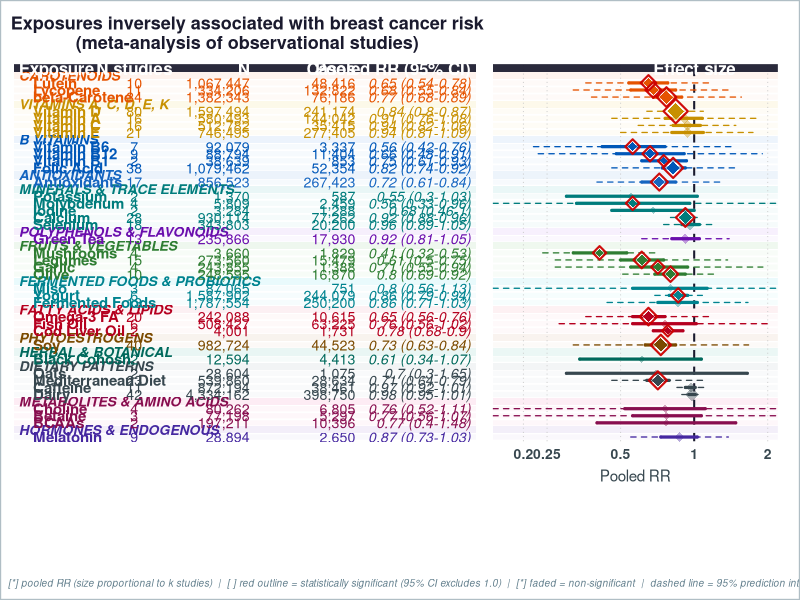
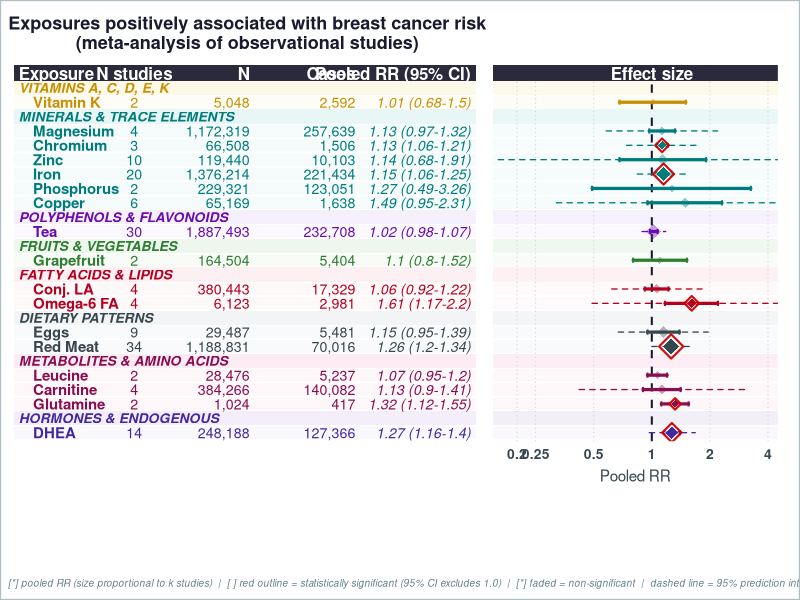
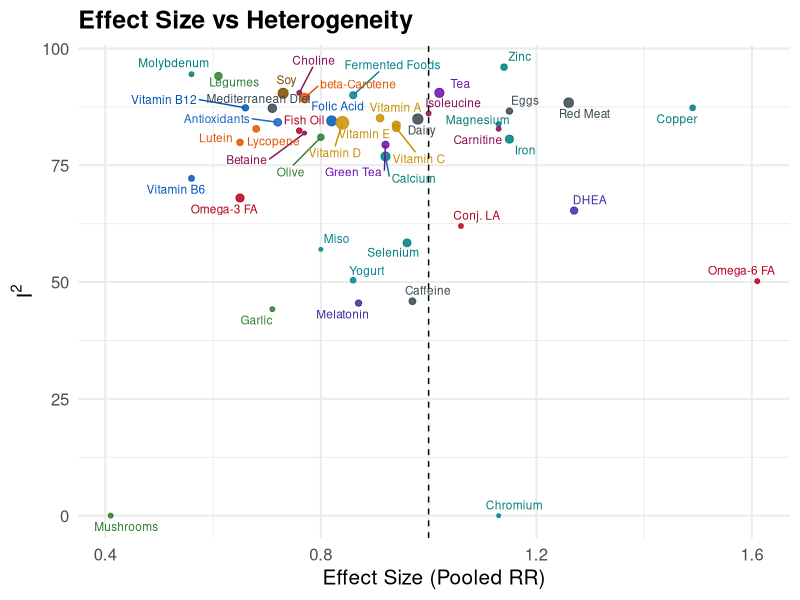
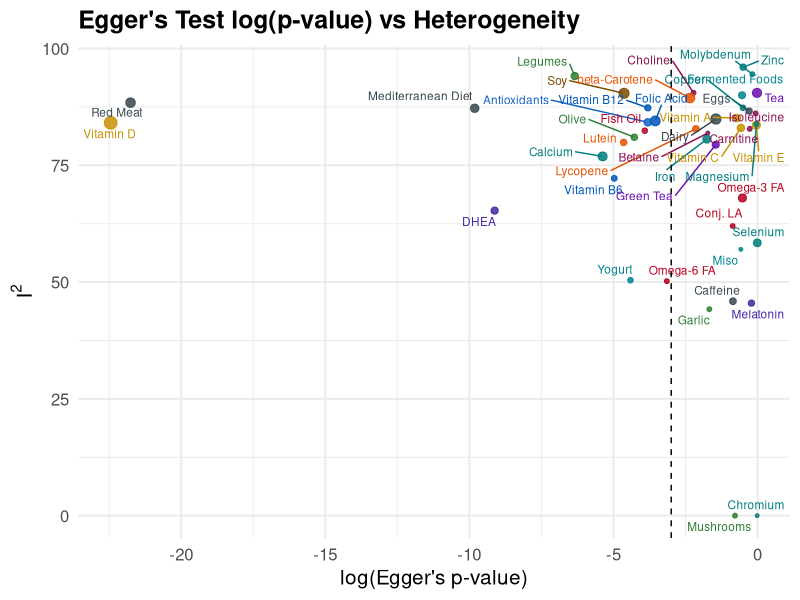

Generate these figures, in order, with R:
# =============================================================================
# Combined analysis plots — Forest plots + Scatter diagnostic plots
# Data: exposures_meta_analysis_final_combined.xlsx
# =============================================================================

library(tidyverse)
library(scales)
library(readxl)
library(stringr)
library(cowplot)
library(ggtext)
library(ggrepel)
library(patchwork)

for (pkg in c("ggtext", "cowplot", "ggrepel", "patchwork")) {
  if (!requireNamespace(pkg, quietly = TRUE)) install.packages(pkg)
}

output_dir <- "."
dir.create(output_dir, showWarnings = FALSE, recursive = TRUE)

# =============================================================================
# 1. Read & clean data
# =============================================================================

raw <- read_excel("exposures_meta_analysis_final_combined.xlsx")

# Standardise column names
names(raw) <- c(
  "Exposure", "n_studies", "pooled_es_num",
  "ci_low", "ci_high",
  "pi_low", "pi_high",
  "I2", "eggers_p",
  "Total_N", "N_cases"
)

dat_clean <- raw %>%
  mutate(
    # Reconstruct a display string  "OR (low–high)" for the table column
    pooled_ci_lab = paste0(
      pooled_es_num,
      " (", ci_low, "-", ci_high, ")"
    ),
    N_lab     = comma(Total_N),
    Cases_lab = comma(N_cases),
    sig = ifelse((ci_high < 1 | ci_low > 1), "Significant", "Not significant"),
    direction = case_when(
      pooled_es_num < 1 ~ "Protective",
      pooled_es_num > 1 ~ "Harmful",
      TRUE              ~ "Neutral"
    )
  )

# =============================================================================
# 2. Group mapping, order & colour palettes  (unchanged from original)
# =============================================================================

group_map <- tribble(
  ~Exposure,                  ~Group,
  "eggs",                     "Dietary Patterns",
  "dairy",                    "Dietary Patterns",
  "red_meat",             "Dietary Patterns",
  "fermented_foods",          "Fermented Foods & Probiotics",
  "skyr",                     "Fermented Foods & Probiotics",
  "hemp_seeds",               "Fatty Acids & Lipids",
  "kefir",                    "Fermented Foods & Probiotics",
  "legumes",                  "Fruits & Vegetables",
  "chia_seeds",               "Fatty Acids & Lipids",
  "oats",                     "Dietary Patterns",
  "flax",                     "Phytoestrogens",
  "vitamin_b2",               "B Vitamins",
  "cesium",                   "Minerals & Trace Elements",
  "quercetin",                "Polyphenols & Flavonoids",
  "vitamin_b6",               "B Vitamins",
  "fish_oil",                 "Fatty Acids & Lipids",
  "grape",                    "Fruits & Vegetables",
  "lutein",                   "Carotenoids",
  "molybdenum",               "Minerals & Trace Elements",
  "garlic",                   "Fruits & Vegetables",
  "lycopene",                 "Carotenoids",
  "soy",                      "Phytoestrogens",
  "pantothenic_acid",         "B Vitamins",
  "resveratrol",              "Polyphenols & Flavonoids",
  "vitamin_a",                "Vitamins A, C, D, E, K",
  "vitamin_b1",               "B Vitamins",
  "mediterranean_diet",       "Dietary Patterns",
  "cod_liver_oil",            "Fatty Acids & Lipids",
  "antioxidants",             "Antioxidants",
  "betaine",                  "Metabolites & Amino Acids",
  "beta-carotene",            "Carotenoids",
  "choline",                  "Metabolites & Amino Acids",
  "magnesium",                "Minerals & Trace Elements",
  "olive",                    "Fruits & Vegetables",
  "vitamin_c",                "Vitamins A, C, D, E, K",
  "flaxseed",                 "Phytoestrogens",
  "iodine",                   "Minerals & Trace Elements",
  "green_tea",                "Polyphenols & Flavonoids",
  "mushrooms",                "Fruits & Vegetables",
  "calcium",                  "Minerals & Trace Elements",
  "copper",                   "Minerals & Trace Elements",
  "folic_acid",               "B Vitamins",
  "selenium",                 "Minerals & Trace Elements",
  "potassium",                "Minerals & Trace Elements",
  "vitamin_b12",              "B Vitamins",
  "tea",                      "Polyphenols & Flavonoids",
  "mineral_supplements",      "Minerals & Trace Elements",
  "papaya",                   "Fruits & Vegetables",
  "bcaas",                    "Metabolites & Amino Acids",
  "vitamin_e",                "Vitamins A, C, D, E, K",
  "vitamin_d",                "Vitamins A, C, D, E, K",
  "omega-3_fatty_acids",      "Fatty Acids & Lipids",
  "caffeine",                 "Dietary Patterns",
  "leucine",                  "Metabolites & Amino Acids",
  "iron",                     "Minerals & Trace Elements",
  "isoleucine",               "Metabolites & Amino Acids",
  "protein_intake",           "Metabolites & Amino Acids",
  "conjugated_linoleic_acid", "Fatty Acids & Lipids",
  "grapefruit",               "Fruits & Vegetables",
  "creatine",                 "Metabolites & Amino Acids",
  "chromium",                 "Minerals & Trace Elements",
  "glutamine",                "Metabolites & Amino Acids",
  "melatonin",                "Hormones & Endogenous",
  "vitamin_k",                "Vitamins A, C, D, E, K",
  "zinc",                     "Minerals & Trace Elements",
  "carnitine",                "Metabolites & Amino Acids",
  "dehydroepiandrosterone",   "Hormones & Endogenous",
  "cannabidiol",              "Herbal & Botanical",
  "phosphorus",               "Minerals & Trace Elements",
  "ginseng",                  "Herbal & Botanical",
  "vitamin_b3",               "B Vitamins",
  "omega-6_fatty_acids",      "Fatty Acids & Lipids",
  "ginkgo",                   "Herbal & Botanical",
  "coenzyme_q10",             "Antioxidants",
  "sauerkraut",               "Fermented Foods & Probiotics",
  "red_clover",               "Phytoestrogens",
  "black_cohosh",             "Herbal & Botanical",
  "n-acetylcysteine",         "Antioxidants",
  "miso",                     "Fermented Foods & Probiotics",
  "non-alcoholic_fermented_foods", "Fermented Foods & Probiotics",
  "manganese",                "Minerals & Trace Elements",
  "yogurt",                   "Fermented Foods & Probiotics",
  "glucosamine",              "Metabolites & Amino Acids",
  "sage",                     "Herbal & Botanical",
  "pickled_vegetables",       "Fermented Foods & Probiotics",
  "lactobacillus",            "Fermented Foods & Probiotics"
)

group_order <- c(
  "Carotenoids",
  "Vitamins A, C, D, E, K",
  "B Vitamins",
  "Antioxidants",
  "Minerals & Trace Elements",
  "Polyphenols & Flavonoids",
  "Fruits & Vegetables",
  "Fermented Foods & Probiotics",
  "Fatty Acids & Lipids",
  "Phytoestrogens",
  "Herbal & Botanical",
  "Dietary Patterns",
  "Metabolites & Amino Acids",
  "Hormones & Endogenous"
)

group_colors <- c(
  "B Vitamins"               = "#0057B8",
  "Carotenoids"              = "#E55300",
  "Minerals & Trace Elements"= "#007C7C",
  "Fruits & Vegetables"      = "#2E7D32",
  "Vitamins A, C, D, E, K"     = "#C79000",
  "Polyphenols & Flavonoids" = "#6A0DAD",
  "Fermented Foods & Probiotics" = "#00838F",
  "Fatty Acids & Lipids"     = "#B5001F",
  "Phytoestrogens"           = "#7B4A00",
  "Dietary Patterns"         = "#37474F",
  "Herbal & Botanical"       = "#00695C",
  "Metabolites & Amino Acids"= "#880E4F",
  "Hormones & Endogenous"    = "#4527A0",
  "Antioxidants"             = "#1565C0",
  "Other"                    = "#424242"
)

group_bg <- c(
  "B Vitamins"               = "#E3EEFA",
  "Carotenoids"              = "#FDEEE6",
  "Minerals & Trace Elements"= "#DFF2F2",
  "Fruits & Vegetables"      = "#E6F4E6",
  "Vitamins A, C, D, E, K"     = "#FBF6E0",
  "Polyphenols & Flavonoids" = "#F2E8FB",
  "Fermented Foods & Probiotics" = "#E0F7FA",
  "Fatty Acids & Lipids"     = "#FBEAED",
  "Phytoestrogens"           = "#F5EDE6",
  "Dietary Patterns"         = "#ECEFF1",
  "Herbal & Botanical"       = "#E0F2EF",
  "Metabolites & Amino Acids"= "#FCE4EF",
  "Hormones & Endogenous"    = "#EDE7F6",
  "Antioxidants"             = "#E3EEF9",
  "Other"                    = "#F5F5F5"
)

missing_group_map <- setdiff(unique(dat_clean$Exposure), group_map$Exposure)
if (length(missing_group_map) > 0) {
  stop(
    "Missing exposure group mapping for: ",
    paste(sort(missing_group_map), collapse = ", ")
  )
}

# =============================================================================
# 3. Helper: pretty exposure labels
# =============================================================================

prettify_exposure <- function(x) {
  x %>%
    str_replace_all("_", " ") %>%
    str_to_title() %>%
    str_replace("Bcaas",                   "BCAAs") %>%
    str_replace("Beta-Carotene",            "beta-Carotene") %>%
    str_replace("Omega-3 Fatty Acids",      "Omega-3 FA") %>%
    str_replace("Omega-6 Fatty Acids",      "Omega-6 FA") %>%
    str_replace("Conjugated Linoleic Acid", "Conj. LA") %>%
    str_replace("Mineral Supplements",      "Minerals") %>%
    str_replace("Dehydroepiandrosterone",   "DHEA")
}

# =============================================================================
# 4. Forest plot helpers  (identical logic to original)
# =============================================================================

prepare_dat <- function(dat_clean, dir) {
  dat_clean %>%
    filter(n_studies > 1) %>%
    left_join(group_map, by = "Exposure") %>%
    mutate(
      Group          = replace_na(Group, "Other"),
      Exposure_label = prettify_exposure(Exposure),
      Group          = factor(Group, levels = c(group_order, "Other"))
    ) %>%
    filter(direction == dir) %>%
    arrange(Group, pooled_es_num) %>%
    mutate(row = row_number())
}

build_plot_rows <- function(df) {
  groups_present <- df %>%
    group_by(Group) %>%
    summarise(n = n(), .groups = "drop") %>%
    arrange(match(Group, c(group_order, "Other")))
  
  plot_row   <- integer(nrow(df))
  label_rows <- list()
  current_row <- 1
  
  for (i in seq_len(nrow(groups_present))) {
    grp   <- as.character(groups_present$Group[i])
    n_grp <- groups_present$n[i]
    
    label_rows[[i]] <- tibble(plot_row = current_row, Group = grp, is_label = TRUE)
    current_row <- current_row + 1
    
    idx <- which(as.character(df$Group) == grp)
    plot_row[idx] <- seq(current_row, current_row + n_grp - 1)
    current_row <- current_row + n_grp
  }
  
  df$plot_row <- plot_row
  list(df = df, labels = bind_rows(label_rows), total_rows = current_row - 1)
}

# ---- Table panel ----
make_table_panel <- function(df, label_df, total_rows, title_text, fs = 3.8) {
  header_y <- 0
  y_lim    <- c(total_rows + 0.6, -0.65)
  
  ggplot() +
    geom_rect(data = df,
              aes(ymin = plot_row - 0.5, ymax = plot_row + 0.5,
                  xmin = -0.05, xmax = 4.75, fill = as.character(Group)),
              alpha = 0.30, inherit.aes = FALSE) +
    scale_fill_manual(values = group_bg, guide = "none") +
    geom_hline(yintercept = seq(0.5, total_rows + 0.5, 1),
               color = "white", linewidth = 0.6) +
    geom_rect(data = label_df,
              aes(ymin = plot_row - 0.5, ymax = plot_row + 0.5,
                  xmin = -0.05, xmax = 4.75, fill = Group),
              alpha = 0.70, inherit.aes = FALSE) +
    geom_text(data = label_df,
              aes(x = 0.0, y = plot_row, label = toupper(Group), color = Group),
              hjust = 0, size = fs - 0.3, fontface = "bold.italic", inherit.aes = FALSE) +
    scale_color_manual(values = group_colors, guide = "none") +
    geom_text(data = df,
              aes(x = 0.15, y = plot_row, label = Exposure_label,
                  color = as.character(Group)),
              hjust = 0, size = fs, fontface = "bold", inherit.aes = FALSE) +
    geom_text(data = df,
              aes(x = 1.2, y = plot_row, label = as.character(n_studies),
                  color = as.character(Group)),
              hjust = 0.5, size = fs - 0.2, inherit.aes = FALSE) +
    geom_text(data = df,
              aes(x = 2.4, y = plot_row, label = N_lab,
                  color = as.character(Group)),
              hjust = 1, size = fs - 0.2, inherit.aes = FALSE) +
    geom_text(data = df,
              aes(x = 3.5, y = plot_row, label = Cases_lab,
                  color = as.character(Group)),
              hjust = 1, size = fs - 0.2, inherit.aes = FALSE) +
    geom_text(data = df,
              aes(x = 4.7, y = plot_row, label = pooled_ci_lab,
                  color = as.character(Group)),
              hjust = 1, size = fs - 0.2, fontface = "italic", inherit.aes = FALSE) +
    annotate("rect",
             xmin = -0.05, xmax = 4.75, ymin = -0.60, ymax = 0.50,
             fill = "#1A1A2E", alpha = 0.93) +
    annotate("text", x = 0.0, y = header_y, label = "Exposure",
             hjust = 0, fontface = "bold", size = fs + 0.5, color = "white") +
    annotate("text", x = 1.2, y = header_y, label = "N studies",
             hjust = 0.5, fontface = "bold", size = fs + 0.5, color = "white") +
    annotate("text", x = 2.4, y = header_y, label = "N",
             hjust = 1, fontface = "bold", size = fs + 0.5, color = "white") +
    annotate("text", x = 3.5, y = header_y, label = "Cases",
             hjust = 1, fontface = "bold", size = fs + 0.5, color = "white") +
    annotate("text", x = 4.7, y = header_y, label = "Pooled RR (95% CI)",
             hjust = 1, fontface = "bold", size = fs + 0.5, color = "white") +
    scale_x_continuous(limits = c(-0.05, 4.8), expand = c(0, 0)) +
    scale_y_continuous(limits = y_lim, trans = "reverse", expand = c(0, 0)) +
    labs(title = title_text) +
    theme_void() +
    theme(
      plot.title      = element_text(face = "bold", hjust = 0.5, size = 13,
                                     color = "#1A1A2E", margin = margin(b = 8, t = 4)),
      plot.background = element_rect(fill = "white", color = NA),
      plot.margin     = margin(8, 4, 8, 10)
    )
}

# ---- Forest panel ----
make_forest_panel <- function(df, label_df, total_rows, xlim_max = 2.5, fs = 3.8) {
  header_y <- 0
  y_lim    <- c(total_rows + 0.6, -0.65)
  # Forest panel x-axis settings
  xlim_min <- 0.15
  x_breaks_all <- c(0.2, 0.25, 0.5, 1, 2, 4)
  x_breaks <- x_breaks_all[x_breaks_all >= xlim_min & x_breaks_all <= xlim_max]
  ggplot() +
    geom_rect(data = df,
              aes(ymin = plot_row - 0.5, ymax = plot_row + 0.5,
                  xmin = xlim_min, xmax = xlim_max, fill = as.character(Group)),
              alpha = 0.28, inherit.aes = FALSE) +
    scale_fill_manual(values = group_bg, guide = "none") +
    geom_hline(yintercept = seq(0.5, total_rows + 0.5, 1),
               color = "white", linewidth = 0.6) +
    geom_rect(data = label_df,
              aes(ymin = plot_row - 0.5, ymax = plot_row + 0.5,
                  xmin = xlim_min, xmax = xlim_max, fill = Group),
              alpha = 0.65, inherit.aes = FALSE) +
    geom_vline(xintercept = x_breaks[x_breaks != 1],
               color = "grey78", linewidth = 0.3, linetype = "dotted") +
    geom_vline(xintercept = 1,
               linetype = "dashed", linewidth = 0.7, color = "#1A1A2E") +
    # CI whiskers
    # CI whisker (main horizontal line)
    geom_segment(data = df,
                 aes(x    = pmax(ci_low,  xlim_min),
                     xend = pmin(ci_high, xlim_max),
                     y = plot_row, yend = plot_row,
                     color = as.character(Group)),
                 linewidth = 1.1, lineend = "round", inherit.aes = FALSE) +
    
    # Left end-cap tick — only draw if ci_low is within range
    geom_segment(data = df %>% filter(ci_low >= xlim_min),
                 aes(x = ci_low, xend = ci_low,
                     y = plot_row - 0.18, yend = plot_row + 0.18,
                     color = as.character(Group)),
                 linewidth = 0.7, inherit.aes = FALSE) +
    
    # Right end-cap tick — only draw if ci_high is within range
    geom_segment(data = df %>% filter(ci_high <= xlim_max),
                 aes(x = ci_high, xend = ci_high,
                     y = plot_row - 0.18, yend = plot_row + 0.18,
                     color = as.character(Group)),
                 linewidth = 0.7, inherit.aes = FALSE) +
    # Prediction interval whiskers (dashed, thinner) — only where available
    geom_segment(data = df %>% filter(!is.na(pi_low) & !is.na(pi_high)),
                 aes(x = pmax(pi_low, xlim_min), xend = pmin(pi_high, xlim_max),
                     y = plot_row, yend = plot_row,
                     color = as.character(Group)),
                 linewidth = 0.45, linetype = "dashed",
                 lineend = "round", inherit.aes = FALSE) +
    # Non-significant diamonds
    geom_point(data = df %>% filter(sig == "Not significant"),
               aes(x = pooled_es_num, y = plot_row,
                   color = as.character(Group), size = n_studies),
               shape = 18, alpha = 0.38, inherit.aes = FALSE) +
    # Significant: white halo + coloured diamond + red outline
    geom_point(data = df %>% filter(sig == "Significant"),
               aes(x = pooled_es_num, y = plot_row, size = n_studies * 1.9),
               shape = 18, color = "white", alpha = 0.55, inherit.aes = FALSE) +
    geom_point(data = df %>% filter(sig == "Significant"),
               aes(x = pooled_es_num, y = plot_row,
                   color = as.character(Group), size = n_studies),
               shape = 18, alpha = 1.0, inherit.aes = FALSE) +
    geom_point(data = df %>% filter(sig == "Significant"),
               aes(x = pooled_es_num, y = plot_row, size = n_studies * 0.9),
               shape = 5, color = "#CC0000", stroke = 1.1, alpha = 0.95,
               inherit.aes = FALSE) +
    # Header bar
    annotate("rect",
             xmin = xlim_min, xmax = xlim_max, ymin = -0.60, ymax = 0.50,
             fill = "#1A1A2E", alpha = 0.93) +
    annotate("text", x = 1, y = header_y, label = "Effect size", hjust = 0.5,
             fontface = "bold", size = fs + 0.5, color = "white") +
    scale_x_log10(
      limits = c(xlim_min, xlim_max),
      breaks = x_breaks,
      labels = as.character(x_breaks),
      expand = c(0, 0)
    )+
    scale_y_continuous(limits = y_lim, trans = "reverse", expand = c(0, 0)) +
    scale_color_manual(
      values = group_colors,
      name   = "Exposure group",
      guide  = guide_legend(
        ncol           = 5,
        override.aes   = list(shape = 15, size = 4.8, alpha = 1),
        title.position = "top",
        title.hjust    = 0,
        byrow          = TRUE
      )
    ) +
    scale_size_continuous(range = c(2.0, 6.5), guide = "none") +
    labs(x = "Pooled RR", y = NULL) +
    theme_minimal(base_size = 11) +
    theme(
      axis.text.y      = element_blank(),
      axis.ticks.y     = element_blank(),
      axis.text.x      = element_text(size = 10, color = "#37474F", face = "bold"),
      axis.title.x     = element_text(size = 11, color = "#37474F", margin = margin(t = 6)),
      panel.grid       = element_blank(),
      legend.position  = "bottom",
      legend.text      = element_text(size = 8.2,  color = "#1A1A2E"),
      legend.title     = element_text(size = 9.2, color = "#1A1A2E", face = "bold"),
      legend.key.size  = unit(0.48, "cm"),
      legend.spacing.x = unit(0.28, "cm"),
      legend.margin    = margin(t = 2, r = 0, b = 2, l = 0),
      plot.background  = element_rect(fill = "white", color = NA),
      plot.margin      = margin(8, 16, 8, 2)
    )
}

# ---- Caption ----
make_caption <- function(direction) {
  side <- if (direction == "Protective") {
    "RR < 1 = inversely associated with breast cancer risk."
  } else {
    "RR > 1 = positively associated with breast cancer risk."
  }
  paste0(
    "[*] pooled RR (size proportional to k studies)  |  ",
    "[ ] red outline = statistically significant (95% CI excludes 1.0)  |  ",
    "[*] faded = non-significant  |  dashed line = 95% prediction interval  |  "
  )
}

# ---- Compose & save ----
save_forest_figure <- function(direction, title_text, xlim_max, filename) {
  output_path <- file.path(output_dir, filename)
  df_raw     <- prepare_dat(dat_clean, direction)
  built      <- build_plot_rows(df_raw)
  df         <- built$df
  label_df   <- built$labels
  total_rows <- built$total_rows
  
  tbl        <- make_table_panel(df, label_df, total_rows, title_text)
  fst        <- make_forest_panel(df, label_df, total_rows, xlim_max)
  legend_grob <- get_legend(fst)
  fst_no_leg  <- fst + theme(legend.position = "none")
  
  caption_grob <- ggdraw() +
    draw_label(make_caption(direction),
               x = 0.01, hjust = 0, size = 7.2,
               color = "#607D8B", fontface = "italic")
  
  combined <- plot_grid(
    plot_grid(tbl, fst_no_leg,
              ncol = 2, rel_widths = c(1.55, 1),
              align = "h", axis = "tb"),
    legend_grob,
    caption_grob,
    ncol        = 1,
    rel_heights = c(1, 0.14, 0.07)
  )
  
  final <- ggdraw(combined) +
    draw_line(x = c(0, 1, 1, 0, 0),
              y = c(0, 0, 1, 1, 0),
              color = "#B0BEC5", linewidth = 0.8)
  
  ggsave(output_path,
         plot = final, width = 297, height = 250,
         units = "mm", device = "pdf", dpi = 300)
  message("Saved: ", output_path)
  invisible(final)
}

# =============================================================================
# 5. Scatter / diagnostic plots  (Plot.R style, adapted for new columns)
#    Two separate functions — one per plot
# =============================================================================

# Shared helper: build the filtered + labelled data frame
build_scatter_df <- function(dat_clean, min_studies = 2) {
  dat_clean %>%
    filter(n_studies > min_studies) %>%
    left_join(group_map, by = "Exposure") %>%
    mutate(
      Group          = replace_na(Group, "Other"),
      Group          = factor(Group, levels = c(group_order, "Other")),
      exposure_label = prettify_exposure(Exposure),
      log_eggers_p   = log(eggers_p)   # natural log, same as original
    )
}

# ---- Plot 1: Effect Size vs I² ----
make_es_heterogeneity_plot <- function(dat_clean, min_studies = 2,
                                       filename = "plot_es_vs_heterogeneity.pdf") {
  output_path <- file.path(output_dir, filename)
  
  plot_df <- build_scatter_df(dat_clean, min_studies)
  
  p <- ggplot(plot_df,
              aes(x = pooled_es_num, y = I2, color = as.character(Group))) +
    geom_point(aes(size = n_studies), alpha = 0.85) +
    geom_text_repel(aes(label = exposure_label), size = 3, max.overlaps = 20) +
    geom_vline(xintercept = 1, linetype = "dashed") +
    scale_color_manual(values = group_colors, guide = "none") +
    scale_size_continuous(range = c(1, 4), name = "Number of studies") +
    labs(
      title = "Effect Size vs Heterogeneity",
      x     = "Effect Size (Pooled RR)",
      y     = expression(I^2)
    ) +
    theme_minimal(base_size = 15) +
    theme(
      legend.position = "none",
      plot.title      = element_text(face = "bold")
    )
  
  ggsave(output_path,
         plot = p, width = 210, height = 210,
         units = "mm", device = "pdf", dpi = 300)
  message("Saved: ", output_path)
  invisible(p)
}

# ---- Plot 2: log(Egger's p-value) vs I² ----
make_eggers_heterogeneity_plot <- function(dat_clean, min_studies = 2,
                                           filename = "plot_eggers_vs_heterogeneity.pdf") {
  output_path <- file.path(output_dir, filename)
  
  plot_df <- build_scatter_df(dat_clean, min_studies) %>%
    filter(!is.na(log_eggers_p))
  
  p <- ggplot(plot_df,
              aes(x = log_eggers_p, y = I2, color = as.character(Group))) +
    geom_point(aes(size = n_studies), alpha = 0.85) +
    geom_text_repel(aes(label = exposure_label), size = 3, max.overlaps = 20) +
    geom_vline(xintercept = log(0.05), linetype = "dashed") +   # log(0.05) ≈ -2.996
    scale_color_manual(values = group_colors, guide = "none") +
    scale_size_continuous(range = c(1, 4), name = "Number of studies") +
    labs(
      title = "Egger's Test log(p-value) vs Heterogeneity",
      x     = "log(Egger's p-value)",
      y     = expression(I^2)
    ) +
    theme_minimal(base_size = 15) +
    theme(
      legend.position = "none",
      plot.title      = element_text(face = "bold")
    )
  
  ggsave(output_path,
         plot = p, width = 210, height = 210,
         units = "mm", device = "pdf", dpi = 300)
  message("Saved: ", output_path)
  invisible(p)
}

# =============================================================================
# 6. Render all figures
# =============================================================================

save_forest_figure(
  direction  = "Protective",
  title_text = "Exposures inversely associated with breast cancer risk\n(meta-analysis of observational studies)",
  xlim_max   = 2.2,
  filename   = "forest_protective.pdf"
)

save_forest_figure(
  direction  = "Harmful",
  title_text = "Exposures positively associated with breast cancer risk\n(meta-analysis of observational studies)",
  xlim_max   = 4.5,
  filename   = "forest_harmful.pdf"
)

make_es_heterogeneity_plot(
  dat_clean   = dat_clean,
  min_studies = 2,
  filename    = "plot_es_vs_heterogeneity.pdf"
)

make_eggers_heterogeneity_plot(
  dat_clean   = dat_clean,
  min_studies = 2,
  filename    = "plot_eggers_vs_heterogeneity.pdf"
)

message("All figures saved to: ", output_dir)
